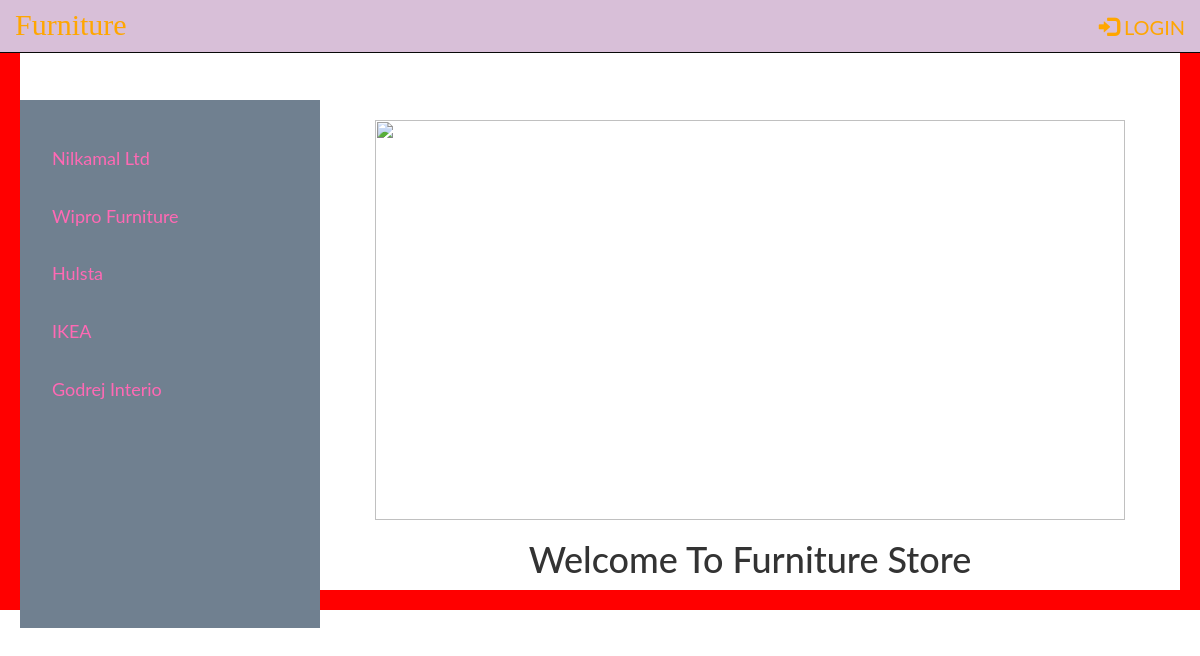
The page /home on the database its author committed.
### FrData_Setup.py (models this page shows, shortened)
class FrCompanyName(Base):
    __tablename__ = 'furniturecompanyname'
    id = Column(Integer, primary_key=True)
    name = Column(String(250), nullable=False)
    user_id = Column(Integer, ForeignKey('user.id'))
    user = relationship(FurnitureUser, backref="furniturecompanyname")

### furniture.py (the view)
@app.route('/')
@app.route('/home')
def home():
    vhs = session.query(FrCompanyName).all()
    return render_template('myhome.html', vhs=vhs)

### templates/myhome.html (shortened to what this page needs)
{% include 'nav.html' %}
<div class="main">
{% block content %}
	<div class="text-center">
		<img style="width: 750px; height: 400px; margin: 0; padding: 0; margin-top: 0px" src="https://cb2.scene7.com/is/image/CB2/122918_cat_furniture_second?wid=1680&qlt=65">
		<h1>Welcome To Furniture Store</h1>
	</div>
{% endblock content %}
</div>

### templates/nav.html (shortened to what this page needs)
<!DOCTYPE html>
<html lang="en">
<head>
  <link rel="stylesheet" href="https://maxcdn.bootstrapcdn.com/bootstrap/3.3.7/css/bootstrap.min.css">
</head>
<body>
<nav class="navbar navbar-inverse  navbar-fixed-top" style="background-color:#D8BFD8;">
  <div class="container-fluid">
    <div class="navbar-header">
      <a class="navbar-brand" href="{{ url_for('home') }}" style="color:hsl(39, 100%, 50%);font-size:30px;font-family:cooper black">Furniture</a>
    </div>
    <ul class="nav navbar-nav navbar-right">
      {% if 'username' in session %}
            <li><button class="btn btn-warning mr-sm-2" style="margin-top: 5px;background-color:#FDF5E6;font-size:20px;"><a href="{{ url_for('addFurnitureCompany')}}" style="color:black;font-style:italic">Add Furniture Category</a></button></li>
            <li style="margin: 10px;"><p class="text-primary mr-sm-2" style="color:black;font-size:25px;font-style:italic">{{ session.username }}</p></li>
            <li><a href="{{ url_for('logout')}}" style="color:hsl(39, 100%, 50%);font-size:20px;border-radius:20px;"><span class="glyphicon glyphicon-log-in"></span> LOGOUT</a></li>
      {% else %}
            <li><a href="{{ url_for('showLogin')}}" style="color:hsl(39, 100%, 50%);font-size:20px;border-radius:20px;" class="login"><span class="glyphicon glyphicon-log-in"></span> LOGIN</a></li>
      {% endif %}
    </ul>
  </div>
</nav>
<div class="sidenav">
  <table>
      {% for nh in vhs %}
      <tr>
          <td><a href="{{ url_for('showFurnitures',gptid=nh.id)}}">{{nh.name}}</a></td>
        </tr>
      {% endfor %}
  </table>
</div>
<div class="container">
  </div>
</body>
</html>

### templates/nav.html (style rules this page uses)
nav { border: 2px dotted dashed solid double; }
body { font-family: "Lato", italic; border:20px solid hsl(0, 100%, 50%); background-image:url(https://previews.123rf.com/images/ingalinder/ingalinder1307/ingalinder130700007/21172338-seamless-vector-pattern-with-cute-pastel-baby-blue-polka-dots-on-white-background-for-web-design-des.jpg); }
.sidenav { height: 66%; width: 300px; position: fixed; z-index: 1; top: 50px; left: 0; background-color: #708090; overflow-x: hidden; padding-top: 20px; margin-bottom:80px; margin-right:20px; margin-left:20px; margin-top:50px; }
.sidenav a { padding: 6px 6px 6px 32px; text-decoration: none; font-size: 18px; color: HotPink; display: block; margin-top:20px; background-image:url("https://i.pinimg.com/236x/13/c0/d4/13c0d42b0abefc046ac5bc0ccae68c2d--background-pictures.jpg?b=t"); }
.main { margin-left: 300px; }

### rows shown on the page
FrCompanyName: name "Nilkamal Ltd"
FrCompanyName: name "Wipro Furniture"
FrCompanyName: name "Hulsta"
FrCompanyName: name "IKEA"
FrCompanyName: name "Godrej Interio"
